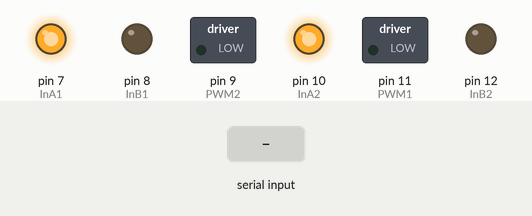
Bench run of a sketch on a simulated Arduino Uno, built with avr-gcc and run on an emulated ATmega328P. Shown: switched loads named in the sketch (green lamp = pin HIGH), output pins drawn as LEDs (lit = HIGH). Inputs (shaded band) come from the test bench. What the sketch prints to the serial monitor is not drawn.

Above: at 1.2 s.
1.3 s: "90,45\n" received over Serial
At 2.6 s:
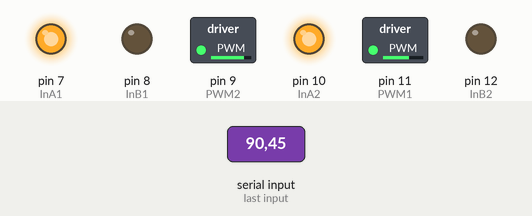
2.9 s: "30,150\n" received over Serial
At 4.3 s:
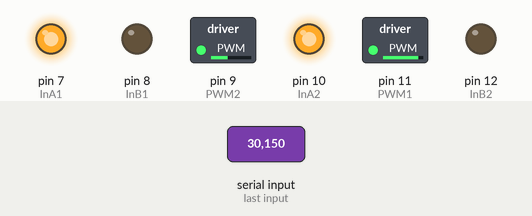
4.6 s: "5\n" received over Serial
At 5.8 s:
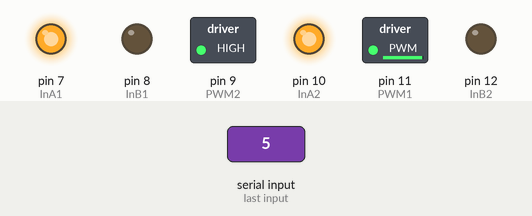
6.1 s: "200\n" received over Serial
At 7.0 s:
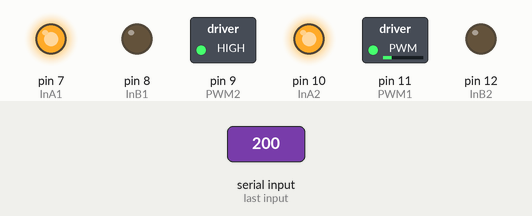
Timing chart, 0 to 8.7 s (numbered marks = the images above; inputs shaded):
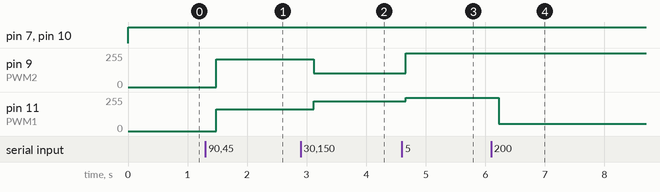

Measured:
- after the input at 1.3 s, pin 9 (PWM2): 0/255 → 210/255 after 0.18 s; pin 11 (PWM1): 0/255 → 165/255 after 0.18 s
- after the input at 2.9 s, pin 9 (PWM2): 210/255 → 105/255 after 0.22 s; pin 11 (PWM1): 165/255 → 225/255 after 0.22 s
- after the input at 4.6 s, pin 9 (PWM2): 105/255 → 255/255 after 0.07 s; pin 11 (PWM1): 225/255 → 250/255 after 0.07 s
- after the input at 6.1 s, pin 11 (PWM1): 250/255 → 55/255 after 0.13 s

The sketch:

twomotors_nocal.ino
```cpp
volatile double count1 = 0; //set the counts of the encoder
volatile double count2 = 0;
volatile double angle = 0;//set the angles
volatile double prev_angle = 0;
volatile double curr_spd = 0;
boolean c1, c2, last1=LOW, last2=LOW;

const int InA1 = 7;
const int InB1 = 8;
int encodPinA1=3;
int encodPinB1=5;
double PWM1 = 11;

const int InA2 = 10;
const int InB2 = 12;
int encodPinA2=2;
int encodPinB2=4;
double PWM2 = 9;
int vel1=-255;
int vel2=-255;
int lastvel1=255;
int lastvel2=255;


void setup() {
  Serial.begin(9600);
  pinMode(encodPinA1, INPUT);//encoder pins
  pinMode(encodPinB1, INPUT);
  pinMode(encodPinA2, INPUT);//encoder pins
  pinMode(encodPinB2, INPUT);
  //attachInterrupt(digitalPinToInterrupt(2),change2,CHANGE);
  //attachInterrupt(digitalPinToInterrupt(3),change1,CHANGE);
  //attachInterrupt(0,change1,CHANGE);
  pinMode(PWM1, OUTPUT);
  pinMode(PWM2, OUTPUT);
  pinMode(InA1, OUTPUT);
  pinMode(InB1, OUTPUT);
  pinMode(InA2, OUTPUT);
  pinMode(InB2, OUTPUT);
}

void loop(){
  String Xcord;
  String Ycord;
  int flag=1;

  String readString;

  while (Serial.available()){
    delay(30);
    flag=0;
    if (Serial.available() >0){
      char c = Serial.read();  //gets one byte from serial buffer
      readString += c; //makes the string readString
    }
  }


  for(int i=0;i<3;i++){
    Xcord+=readString[i];
  }
  for(int i=3;i<6;i++){
    Ycord+=readString[i];
  }

  vel1=Xcord.toInt();
  vel2=Ycord.toInt();

  if (flag){
    vel1=lastvel1;
    vel2=lastvel2;
  }

  vel1=vel1-255;
  vel2=vel2-255;
  //Serial.print("Arduino received: ");
  Serial.print(vel1);
  Serial.print(vel2);
  Serial.print("\0");


  vel2control(vel2);
  vel1control(vel1);
  lastvel1=vel1+255;
  lastvel2=vel2+255;

  //Serial.flush();
  Serial.flush();

}

void vel1control(int vel){

  if (vel>-256 && vel<256)
 {
    if (vel>0)
    {
      motor1Forward(vel);
    }
    else
    {
      motor1Backward(-1*vel);
      //Serial.println("printvel");
    }
  }
}

void vel2control(int vel){

  if (vel>-256 && vel<256)
 {
    if (vel>0)
    {
      motor2Forward(vel);
    }
    else
    {
      motor2Backward(-1*vel);
      //Serial.println("printvel");
    }
  }
}


void motor1Forward(int PWM_val)  {
 analogWrite(PWM1, PWM_val);
 digitalWrite(InA1, LOW);
 digitalWrite(InB1, HIGH);

}

void motor1Backward(int PWM_val)  {
 analogWrite(PWM1, PWM_val);
 digitalWrite(InA1, HIGH);
 digitalWrite(InB1, LOW);
}

void motor2Forward(int PWM_val)  {
 analogWrite(PWM2, PWM_val);
 digitalWrite(InA2, LOW);
 digitalWrite(InB2, HIGH);

}

void motor2Backward(int PWM_val)  {
 analogWrite(PWM2, PWM_val);
 digitalWrite(InA2, HIGH);
 digitalWrite(InB2, LOW);
}
```
